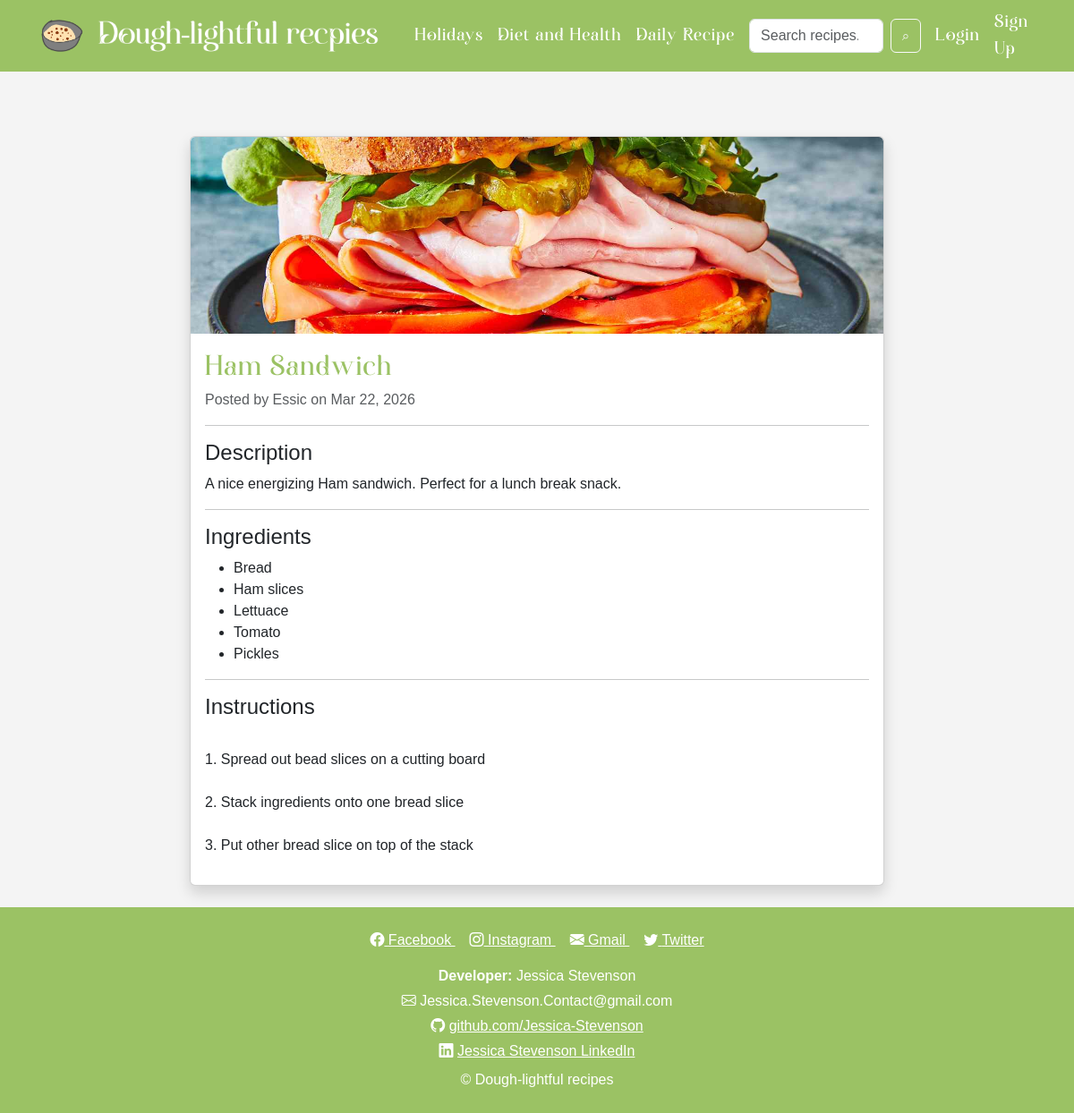
Screenshot of /recipe/28/ with the database file from the repository.
### recipe/models.py (models this page shows, shortened)
class Recipe(models.Model):
    MAIN_CATEGORIES = [
        ('daily', 'Daily Recipes'),
        ('holiday', 'Holidays'),
        ('health', 'Diet & Health'),
    ]
    SUB_CATEGORIES = [
        ('breakfast', 'Breakfast'),
        ('lunch', 'Lunch'),
        ('dinner', 'Dinner'),
        ('dessert', 'Dessert'),
        ('drinks', 'Drinks'),
        ('new_years', "New Year's"),
        ('mothers_day', "Mother's Day"),
        ('keto', 'Keto'),
        ('vegetarian', 'Vegetarian'),
    ]
    user = models.ForeignKey(User, on_delete=models.CASCADE)
    title = models.CharField(max_length=200)
    description = models.TextField()
    ingredients = models.TextField()
    instructions = models.TextField()
    image = models.ImageField(upload_to='recipes/', blank=True, null=True)
    main_category = models.CharField(max_length=20, choices=MAIN_CATEGORIES)
    sub_category = models.CharField(max_length=20, choices=SUB_CATEGORIES, blank=True, null=True)
    created_at = models.DateTimeField(auto_now_add=True)

### recipe/views.py (the view)
# urls.py: path('recipe/<int:pk>/', views.recipe_detail_view, name='recipe_detail'),
def recipe_detail_view(request, pk):
    recipe = get_object_or_404(Recipe, pk=pk)
    return render(request, 'food/recipe_detail.html', {'recipe': recipe})

### templates/food/recipe_detail.html (shortened to what this page needs)
{% extends 'base.html' %}
{% load static %}
{% block content %}
<div class="container mt-5" style="max-width:800px;">
<div class="card shadow">
{% if recipe.image %}
<img src="{{ recipe.image.url }}" class="card-img-top">
{% else %}
<img src="{% static 'recipestatic/Le_Logo.png' %}" class="card-img-top">
{% endif %}
<div class="card-body">
<h2 class="heading">{{ recipe.title }}</h2>
<p class="text-muted">
Posted by {{ recipe.user.username }} on {{ recipe.created_at|date:"M d, Y" }}
</p>
<hr>
<h4>Description</h4>
<p>{{ recipe.description }}</p>
<hr>
<h4>Ingredients</h4>
<ul>
{% for ingredient in recipe.ingredients.splitlines %}
<li>{{ ingredient }}</li>
{% endfor %}
</ul>
<hr>
<h4>Instructions</h4>
<p style="white-space: pre-line;">
{{ recipe.instructions }}
</p>
</div>
</div>
</div>
{% endblock %}

### recipe/static/recipestatic/style.css (style rules this page uses)
body { background-color: #f4f4f4; font-family: Arial, sans-serif; overflow-x: hidden; }
.heading { font-family: 'Auralyess', sans-serif; color: #9BC264; letter-spacing: 1px; }
.card-img-top { width:100%; height:220px; object-fit:cover; display:block; }
.card { overflow:hidden; }

### rows the page displays
Recipe: image (picture), title "Ham Sandwich", user.username "Essic", created_at "Mar 22, 2026", description "A nice energizing Ham sandwich. Perfect for a lunch break snack.", instructions "1. Spread out bead slices on a cutting board 2. Stack ingredients onto one bread slice 3. Put other bread slice on top of the stack"

### other values shown
{{ ingredient }} "Bread" "Ham slices" "Lettuace" "Tomato" "Pickles"
